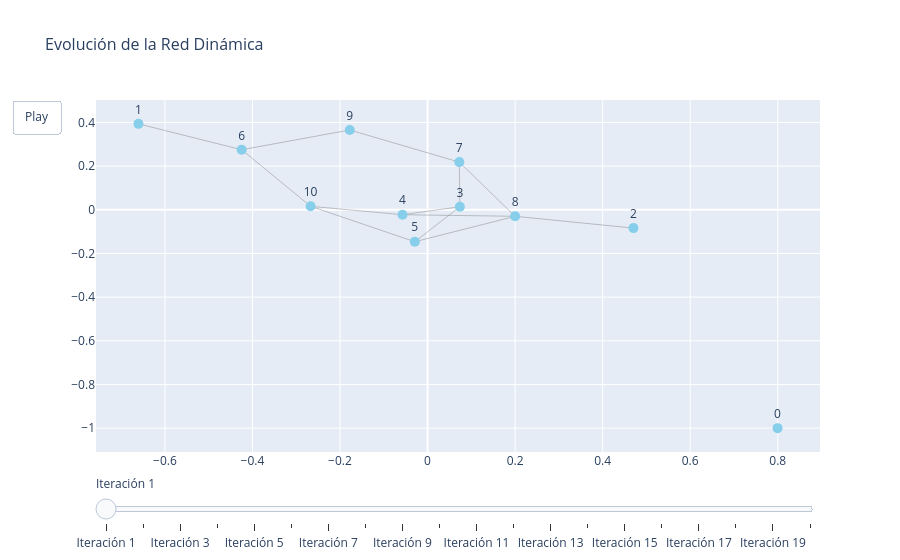

Notebook source saved alongside this figure:
### Code cell
dynamic_network_evolution(n_iterations=20, n_nodes=10, edge_density=0.2)

### Figure 1 — Plotly figure (JSON) as saved in the notebook; plotly's stock layout.template omitted (floating-point values rounded to 4 significant figures)
{"data": [{"hoverinfo": "none", "line": {"color": "#888", "width": 0.5}, "mode": "lines", "type": "scatter", "x": [-0.6604, -0.4247, null, 0.4703, 0.2, null, 0.07387, -0.05716, null, 0.07387, -0.02914, null, 0.07387, 0.07249, null, -0.05716, 0.2, null, -0.05716, -0.2671, null, -0.02914, 0.2, null, -0.02914, -0.2671, null, -0.4247, -0.1778, null, -0.4247, -0.2671, null, 0.07249, 0.2, null, 0.07249, -0.1778, null], "y": [0.3936, 0.275, null, -0.08381, -0.02982, null, 0.01391, -0.02255, null, 0.01391, -0.1463, null, 0.01391, 0.2184, null, -0.02255, -0.02982, null, -0.02255, 0.01607, null, -0.1463, -0.02982, null, -0.1463, 0.01607, null, 0.275, 0.3654, null, 0.275, 0.01607, null, 0.2184, -0.02982, null, 0.2184, 0.3654, null]}, {"hoverinfo": "text", "marker": {"color": "skyblue", "size": 10}, "mode": "markers+text", "text": ["0", "1", "2", "3", "4", "5", "6", "7", "8", "9", "10"], "textposition": "top center", "type": "scatter", "x": [0.7995, -0.6604, 0.4703, 0.07387, -0.05716, -0.02914, -0.4247, 0.07249, 0.2, -0.1778, -0.2671], "y": [-1.0, 0.3936, -0.08381, 0.01391, -0.02255, -0.1463, 0.275, 0.2184, -0.02982, 0.3654, 0.01607]}], "layout": {"showlegend": false, "sliders": [{"steps": [{"args": [["0"], {"frame": {"duration": 500, "redraw": true}, "mode": "immediate"}], "label": "Iteración 1", "method": "animate"}, {"args": [["1"], {"frame": {"duration": 500, "redraw": true}, "mode": "immediate"}], "label": "Iteración 2", "method": "animate"}, {"args": [["2"], {"frame": {"duration": 500, "redraw": true}, "mode": "immediate"}], "label": "Iteración 3", "method": "animate"}, {"args": [["3"], {"frame": {"duration": 500, "redraw": true}, "mode": "immediate"}], "label": "Iteración 4", "method": "animate"}, {"args": [["4"], {"frame": {"duration": 500, "redraw": true}, "mode": "immediate"}], "label": "Iteración 5", "method": "animate"}, {"args": [["5"], {"frame": {"duration": 500, "redraw": true}, "mode": "immediate"}], "label": "Iteración 6", "method": "animate"}, {"args": [["6"], {"frame": {"duration": 500, "redraw": true}, "mode": "immediate"}], "label": "Iteración 7", "method": "animate"}, {"args": [["7"], {"frame": {"duration": 500, "redraw": true}, "mode": "immediate"}], "label": "Iteración 8", "method": "animate"}, {"args": [["8"], {"frame": {"duration": 500, "redraw": true}, "mode": "immediate"}], "label": "Iteración 9", "method": "animate"}, {"args": [["9"], {"frame": {"duration": 500, "redraw": true}, "mode": "immediate"}], "label": "Iteración 10", "method": "animate"}, {"args": [["10"], {"frame": {"duration": 500, "redraw": true}, "mode": "immediate"}], "label": "Iteración 11", "method": "animate"}, {"args": [["11"], {"frame": {"duration": 500, "redraw": true}, "mode": "immediate"}], "label": "Iteración 12", "method": "animate"}, {"args": [["12"], {"frame": {"duration": 500, "redraw": true}, "mode": "immediate"}], "label": "Iteración 13", "method": "animate"}, {"args": [["13"], {"frame": {"duration": 500, "redraw": true}, "mode": "immediate"}], "label": "Iteración 14", "method": "animate"}, {"args": [["14"], {"frame": {"duration": 500, "redraw": true}, "mode": "immediate"}], "label": "Iteración 15", "method": "animate"}, {"args": [["15"], {"frame": {"duration": 500, "redraw": true}, "mode": "immediate"}], "label": "Iteración 16", "method": "animate"}, {"args": [["16"], {"frame": {"duration": 500, "redraw": true}, "mode": "immediate"}], "label": "Iteración 17", "method": "animate"}, {"args": [["17"], {"frame": {"duration": 500, "redraw": true}, "mode": "immediate"}], "label": "Iteración 18", "method": "animate"}, {"args": [["18"], {"frame": {"duration": 500, "redraw": true}, "mode": "immediate"}], "label": "Iteración 19", "method": "animate"}, {"args": [["19"], {"frame": {"duration": 500, "redraw": true}, "mode": "immediate"}], "label": "Iteración 20", "method": "animate"}]}], "title": {"font": {"size": 16}, "text": "Evolución de la Red Dinámica"}, "updatemenus": [{"buttons": [{"args": [null], "label": "Play", "method": "animate"}], "showactive": false, "type": "buttons"}]}}
